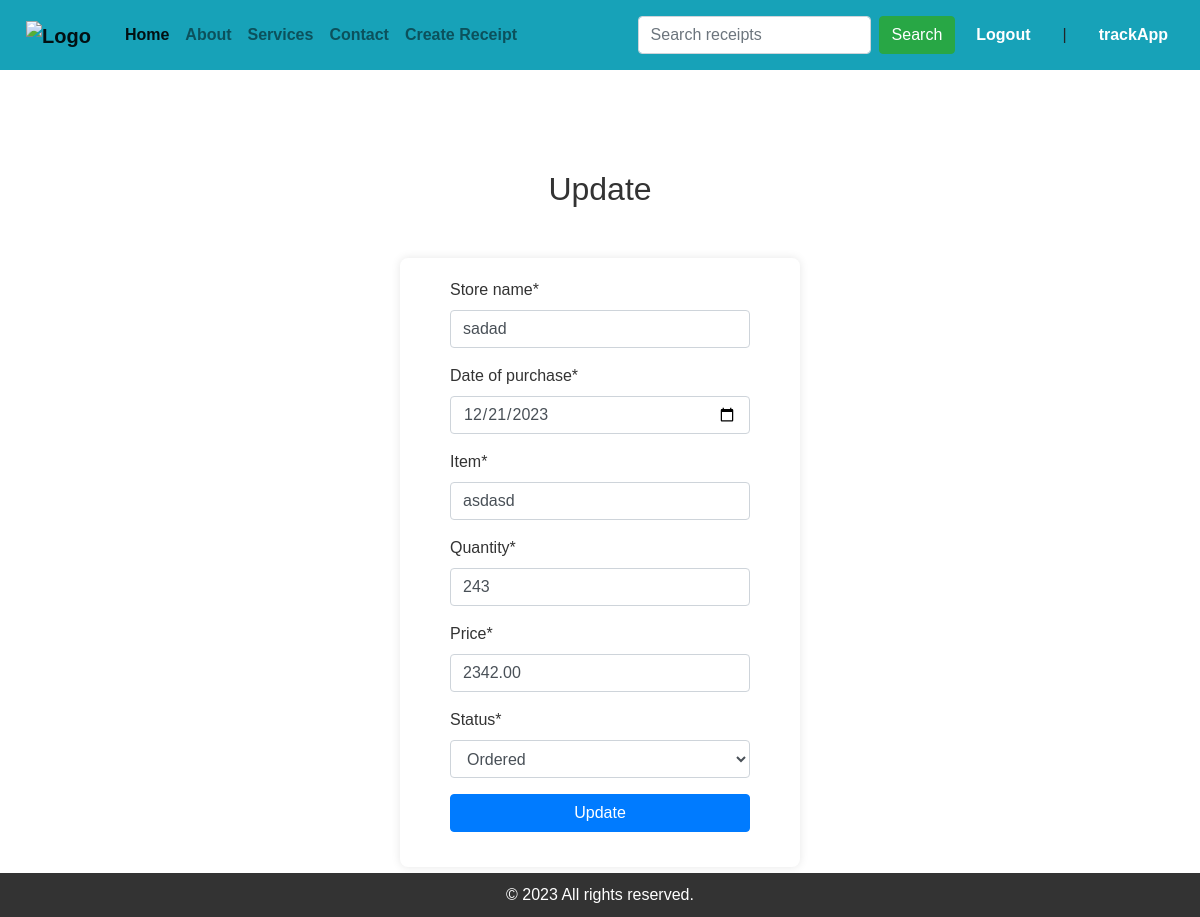
The app's page /update_receipt/16/ (signed in) with its own data.
### trackApp/models.py (models this page shows, shortened)
class Recipe(models.Model):
    options = (
        ('Ordered', 'Ordered'),
        ('Shipped', 'Shipped'),
        ('Out of Delivery', 'Out'),
        ('Arriving', 'Arriving'),
        ('Delivered', 'Delivered')
    )
    user = models.ForeignKey(User, on_delete=models.CASCADE)
    store_name = models.CharField(max_length=255)
    date_of_purchase = models.DateField()
    item = models.CharField(max_length=255)
    price = models.DecimalField(max_digits=10, decimal_places=2)
    quantity = models.IntegerField()
    status = models.CharField(max_length=30, choices=options, default='Ordered')

### trackApp/views.py (the view, shortened to what this page needs)
# urls.py: path('update_receipt/<int:pk>/', login_required(views.UpdateReceiptView.as_view()), name='update_receipt'),
class UpdateReceiptView(UpdateView):
    model = Recipe
    form_class = RecipeForm
    template_name = 'trackApp/update_item.html'
    def get_object(self, queryset=None):
        obj = super().get_object(queryset=queryset)
        if self.request.user != obj.user:
            logger.info("Permission denied, you are not allowed to update this!")
            raise PermissionDenied("You do not have permission to update this receipt.")
        return obj

### trackApp/forms.py
class RecipeForm(forms.ModelForm):
    class Meta:
        model = Recipe
        fields = ['store_name', 'date_of_purchase', 'item', 'quantity', 'price', 'status']
        widgets = {
            'date_of_purchase': DateInput(attrs={'type': 'date'}),
            'status': forms.Select(attrs={'class': 'form-control'})
        }

### templates/trackApp/update_item.html (shortened to what this page needs)
{% extends 'trackApp/base.html' %}
{% load crispy_forms_tags %}
{% block content %}
    {% if user.is_authenticated %}
        {% if user.id == recipe.user.id %}
            <h2 class="text-center my-3">Update {{ item_to_update.store_name }}</h2>
            <div class="container">
                <div class="col justify-content-center">
                    <form method="post" enctype="multipart/form-data"
                          class="uniForm col-md-12">
                        <div class="form-fields">
                            {{ form|crispy }}
                        </div>
                        <input type="submit" class="btn btn-primary text-center" value="Update">
                    </form>
                </div>
            </div>
        {% else %}
            <h2 class="danger">You are not allowed to be here!</h2>
        {% endif %}
    {% endif %}
{% endblock %}

### templates/trackApp/base.html (shortened to what this page needs)
{% load static %}
{% load crispy_forms_tags %}
<!DOCTYPE html>
<html lang="en">
<head>
    <link rel="stylesheet" href="https://stackpath.bootstrapcdn.com/bootstrap/4.5.2/css/bootstrap.min.css">
    <link rel="stylesheet" href="{% static 'css/styles.css' %}">
    <link rel="stylesheet" href="https://cdn.jsdelivr.net/npm/bootstrap-icons@1.11.2/font/bootstrap-icons.min.css">
</head>
<body>
<nav class="navbar navbar-expand-lg navbar-light bg-info">
    <div class="logo">
        <a class="navbar-brand" href="{% url 'index' %}">
            <img src="{% static 'imgs/trackerlogo.png' %}" alt="Logo" width="50" height="50">
        </a>
    </div>
    <div class="collapse navbar-collapse" id="navbarNav">
        <ul class="navbar-nav">
            <li class="nav-item active">
                <a class="nav-link" href="{% url 'index' %}">Home</a>
            </li>
            <li class="nav-item">
                <a class="nav-link" href="#about">About</a>
            </li>
            <li class="nav-item">
                <a class="nav-link" href="#services">Services</a>
            </li>
            <li class="nav-item">
                <a class="nav-link" href="#contact">Contact</a>
            </li>
            <li class="nav-item">
                {% if user.is_authenticated %}
                    <a class="nav-link" href="{% url 'create_receipt' %}">Create Receipt</a>
                {% endif %}
            </li>
        </ul>
        <form class="form-inline my-2 my-lg-0 ml-auto" method="get" action="{% url 'track_item' %}">
            <input class="form-control my-2 mr-sm-2" type="number" name="search" placeholder="Search receipts"
                   aria-label="Search" min="0" step="1" required>
            <button class="btn btn-success my-2 my-sm-0" type="submit">Search</button>
        </form>
        <div class="login-logout">
            {% if user.is_authenticated %}
                <a href="{% url 'logout_user' %}" class="nav-link">Logout</a>
                <span class="nav-link">|</span>
                <a href="" class="nav-link">{{ user.username }}</a>
            {% else %}
                <i class="fas fa-user"></i>
                <a href="{% url 'login_user' %}" class="nav-link">login</a>
                <span class="nav-link">|</span>
                <a href="{% url 'register_user' %}" class="nav-link">Register</a>
            {% endif %}
        </div>
    </div>
</nav>
{% block content %}
{% endblock %}
<footer>
    &copy; 2023 All rights reserved.
</footer>
</body>
</html>

### static/css/styles.css (style rules this page uses)
body { font-family: 'Arial', sans-serif; margin: 0; padding: 0; box-sizing: border-box; }
nav { background-color: #444; padding: 10px; overflow: hidden; }
nav a { float: left; color: #fff; font-weight: bold; text-align: center; padding: 4px 10px; text-decoration: none; }
footer { background-color: #333; color: #fff; text-align: center; padding: 10px; position: fixed; bottom: 0; width: 100%; }
.logo { float: left; }
.login-logout { float: right; display: flex; align-items: center; }
.container { max-width: 400px; margin: 50px auto; background-color: #fff; padding: 20px; border-radius: 8px; box-shadow: 0 0 10px rgba(0, 0, 0, 0.1); }
h2 { text-align: center; color: #333; }
form { display: flex; flex-direction: column; }
label { margin-bottom: 8px; color: #333; }
input { padding: 10px; margin-bottom: 15px; border: 1px solid #ccc; border-radius: 4px; }
button { background-color: #007bff; color: #fff; padding: 10px; border: none; border-radius: 4px; cursor: pointer; }
a { text-decoration: none; }

### records on screen
Recipe: store_name "sadad", date_of_purchase "12/21/2023", item "asdasd", quantity "243", price "2342.00", status "Ordered"

### other values on screen
{{ user.username }} "trackApp"
